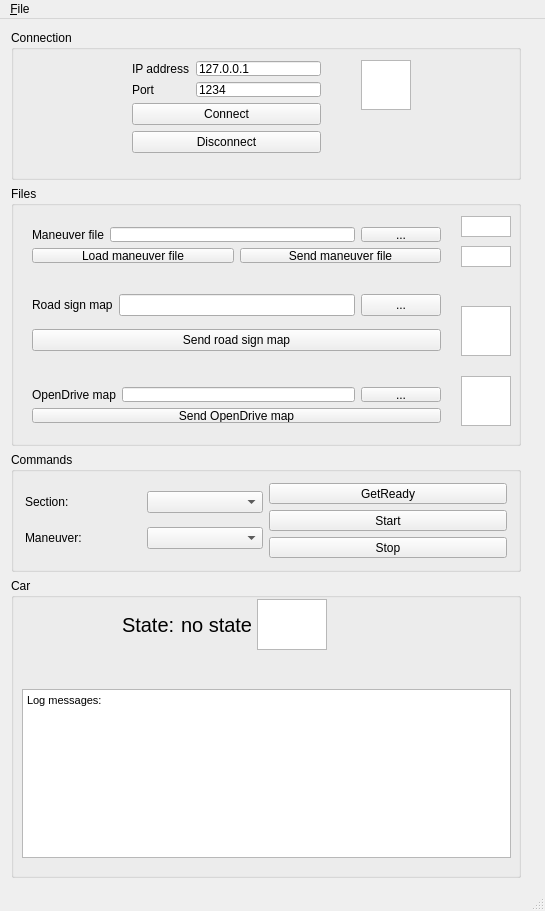
<?xml version="1.0" encoding="UTF-8"?>
<ui version="4.0">
 <class>MainWindow</class>
 <widget class="QMainWindow" name="MainWindow">
  <property name="geometry">
   <rect>
    <x>0</x>
    <y>0</y>
    <width>545</width>
    <height>907</height>
   </rect>
  </property>
  <property name="windowTitle">
   <string>AADC2018 Jury Application 1.1</string>
  </property>
  <widget class="QWidget" name="centralWidget">
   <layout class="QGridLayout" name="gridLayout">
    <item row="1" column="0">
     <widget class="QGroupBox" name="groupBox_4">
      <property name="sizePolicy">
       <sizepolicy hsizetype="Minimum" vsizetype="Minimum">
        <horstretch>100</horstretch>
        <verstretch>100</verstretch>
       </sizepolicy>
      </property>
      <property name="minimumSize">
       <size>
        <width>100</width>
        <height>260</height>
       </size>
      </property>
      <property name="title">
       <string>Files</string>
      </property>
      <widget class="QWidget" name="horizontalLayoutWidget">
       <property name="geometry">
        <rect>
         <x>10</x>
         <y>30</y>
         <width>431</width>
         <height>58</height>
        </rect>
       </property>
       <layout class="QVBoxLayout" name="verticalLayout_4">
        <item>
         <layout class="QHBoxLayout" name="horizontalLayout">
          <item>
           <widget class="QLabel" name="label_9">
            <property name="text">
             <string>Maneuver file</string>
            </property>
           </widget>
          </item>
          <item>
           <widget class="QLineEdit" name="lEdManeuverFile"/>
          </item>
          <item>
           <widget class="QPushButton" name="btSetManeuverFile">
            <property name="text">
             <string>...</string>
            </property>
           </widget>
          </item>
         </layout>
        </item>
        <item>
         <layout class="QHBoxLayout" name="horizontalLayout_3">
          <item>
           <widget class="QPushButton" name="btLoadManeuver">
            <property name="text">
             <string>Load maneuver file</string>
            </property>
           </widget>
          </item>
          <item>
           <widget class="QPushButton" name="btSendManeuver">
            <property name="text">
             <string>Send maneuver file</string>
            </property>
           </widget>
          </item>
         </layout>
        </item>
       </layout>
      </widget>
      <widget class="QGraphicsView" name="viewStateFile">
       <property name="geometry">
        <rect>
         <x>450</x>
         <y>30</y>
         <width>50</width>
         <height>21</height>
        </rect>
       </property>
       <property name="verticalScrollBarPolicy">
        <enum>Qt::ScrollBarAlwaysOff</enum>
       </property>
       <property name="horizontalScrollBarPolicy">
        <enum>Qt::ScrollBarAlwaysOff</enum>
       </property>
      </widget>
      <widget class="QWidget" name="horizontalLayoutWidget_4">
       <property name="geometry">
        <rect>
         <x>10</x>
         <y>90</y>
         <width>431</width>
         <height>93</height>
        </rect>
       </property>
       <layout class="QVBoxLayout" name="verticalLayout_5">
        <item>
         <layout class="QHBoxLayout" name="horizontalLayout_5">
          <item>
           <widget class="QLabel" name="label_8">
            <property name="text">
             <string>Road sign map</string>
            </property>
           </widget>
          </item>
          <item>
           <widget class="QLineEdit" name="lEdRoadSignMap"/>
          </item>
          <item>
           <widget class="QPushButton" name="btSetRoadSignMap">
            <property name="text">
             <string>...</string>
            </property>
           </widget>
          </item>
         </layout>
        </item>
        <item>
         <layout class="QHBoxLayout" name="horizontalLayout_6">
          <item>
           <widget class="QPushButton" name="btSendRoadSignMap">
            <property name="text">
             <string>Send road sign map</string>
            </property>
           </widget>
          </item>
         </layout>
        </item>
       </layout>
      </widget>
      <widget class="QWidget" name="horizontalLayoutWidget_5">
       <property name="geometry">
        <rect>
         <x>10</x>
         <y>190</y>
         <width>431</width>
         <height>58</height>
        </rect>
       </property>
       <layout class="QVBoxLayout" name="verticalLayout_6">
        <item>
         <layout class="QHBoxLayout" name="horizontalLayout_7">
          <item>
           <widget class="QLabel" name="label_5">
            <property name="text">
             <string>OpenDrive map</string>
            </property>
           </widget>
          </item>
          <item>
           <widget class="QLineEdit" name="lEdOpenDriveMap"/>
          </item>
          <item>
           <widget class="QPushButton" name="btSetOpenDriveMap">
            <property name="text">
             <string>...</string>
            </property>
           </widget>
          </item>
         </layout>
        </item>
        <item>
         <layout class="QHBoxLayout" name="horizontalLayout_8">
          <item>
           <widget class="QPushButton" name="btSendOpenDriveMap">
            <property name="text">
             <string>Send OpenDrive map</string>
            </property>
           </widget>
          </item>
         </layout>
        </item>
       </layout>
      </widget>
      <widget class="QGraphicsView" name="viewStateManeuverFileSent">
       <property name="geometry">
        <rect>
         <x>450</x>
         <y>60</y>
         <width>50</width>
         <height>21</height>
        </rect>
       </property>
       <property name="verticalScrollBarPolicy">
        <enum>Qt::ScrollBarAlwaysOff</enum>
       </property>
       <property name="horizontalScrollBarPolicy">
        <enum>Qt::ScrollBarAlwaysOff</enum>
       </property>
      </widget>
      <widget class="QGraphicsView" name="viewStateRoadSignMapSent">
       <property name="geometry">
        <rect>
         <x>450</x>
         <y>120</y>
         <width>50</width>
         <height>50</height>
        </rect>
       </property>
      </widget>
      <widget class="QGraphicsView" name="viewStateOpenDriveMapSent">
       <property name="geometry">
        <rect>
         <x>450</x>
         <y>190</y>
         <width>50</width>
         <height>50</height>
        </rect>
       </property>
      </widget>
     </widget>
    </item>
    <item row="0" column="0">
     <widget class="QGroupBox" name="groupBox">
      <property name="sizePolicy">
       <sizepolicy hsizetype="Minimum" vsizetype="Minimum">
        <horstretch>100</horstretch>
        <verstretch>100</verstretch>
       </sizepolicy>
      </property>
      <property name="minimumSize">
       <size>
        <width>250</width>
        <height>150</height>
       </size>
      </property>
      <property name="title">
       <string>Connection</string>
      </property>
      <widget class="QWidget" name="verticalLayoutWidget_2">
       <property name="geometry">
        <rect>
         <x>110</x>
         <y>20</y>
         <width>211</width>
         <height>114</height>
        </rect>
       </property>
       <layout class="QVBoxLayout" name="verticalLayout_2">
        <item>
         <layout class="QFormLayout" name="formLayout">
          <item row="1" column="0">
           <widget class="QLabel" name="label_2">
            <property name="text">
             <string>IP address</string>
            </property>
           </widget>
          </item>
          <item row="1" column="1">
           <widget class="QLineEdit" name="lEdIpAddress">
            <property name="text">
             <string>127.0.0.1</string>
            </property>
           </widget>
          </item>
          <item row="2" column="0">
           <widget class="QLabel" name="label_3">
            <property name="text">
             <string>Port</string>
            </property>
           </widget>
          </item>
          <item row="2" column="1">
           <widget class="QLineEdit" name="lEdPort">
            <property name="text">
             <string>1234</string>
            </property>
           </widget>
          </item>
         </layout>
        </item>
        <item>
         <widget class="QPushButton" name="btConnect">
          <property name="text">
           <string>Connect</string>
          </property>
         </widget>
        </item>
        <item>
         <widget class="QPushButton" name="btDisconnect">
          <property name="text">
           <string>Disconnect</string>
          </property>
         </widget>
        </item>
       </layout>
      </widget>
      <widget class="QGraphicsView" name="viewStateConnection">
       <property name="geometry">
        <rect>
         <x>350</x>
         <y>30</y>
         <width>50</width>
         <height>50</height>
        </rect>
       </property>
      </widget>
     </widget>
    </item>
    <item row="2" column="2">
     <widget class="QLabel" name="label">
      <property name="text">
       <string/>
      </property>
      <property name="pixmap">
       <pixmap>:/resources/helloworld-transparent.png</pixmap>
      </property>
      <property name="alignment">
       <set>Qt::AlignCenter</set>
      </property>
     </widget>
    </item>
    <item row="5" column="0">
     <widget class="QGroupBox" name="groupBox_3">
      <property name="sizePolicy">
       <sizepolicy hsizetype="Minimum" vsizetype="Minimum">
        <horstretch>100</horstretch>
        <verstretch>100</verstretch>
       </sizepolicy>
      </property>
      <property name="minimumSize">
       <size>
        <width>0</width>
        <height>300</height>
       </size>
      </property>
      <property name="title">
       <string>Car</string>
      </property>
      <widget class="QWidget" name="gridLayoutWidget">
       <property name="geometry">
        <rect>
         <x>100</x>
         <y>10</y>
         <width>227</width>
         <height>73</height>
        </rect>
       </property>
       <layout class="QGridLayout" name="gridLayout_2">
        <item row="0" column="0">
         <widget class="QLabel" name="label_4">
          <property name="font">
           <font>
            <pointsize>15</pointsize>
           </font>
          </property>
          <property name="text">
           <string>State:</string>
          </property>
         </widget>
        </item>
        <item row="0" column="1">
         <widget class="QLabel" name="lblCarState">
          <property name="font">
           <font>
            <pointsize>15</pointsize>
           </font>
          </property>
          <property name="text">
           <string>no state</string>
          </property>
         </widget>
        </item>
        <item row="0" column="2">
         <widget class="QGraphicsView" name="viewStateCar"/>
        </item>
       </layout>
      </widget>
      <widget class="QWidget" name="horizontalLayoutWidget_2">
       <property name="geometry">
        <rect>
         <x>0</x>
         <y>100</y>
         <width>511</width>
         <height>191</height>
        </rect>
       </property>
       <layout class="QHBoxLayout" name="horizontalLayout_4">
        <item>
         <widget class="QTextEdit" name="logField">
          <property name="enabled">
           <bool>true</bool>
          </property>
          <property name="focusPolicy">
           <enum>Qt::ClickFocus</enum>
          </property>
          <property name="html">
           <string>&lt;!DOCTYPE HTML PUBLIC &quot;-//W3C//DTD HTML 4.0//EN&quot; &quot;http://www.w3.org/TR/REC-html40/strict.dtd&quot;&gt;
&lt;html&gt;&lt;head&gt;&lt;meta name=&quot;qrichtext&quot; content=&quot;1&quot; /&gt;&lt;style type=&quot;text/css&quot;&gt;
p, li { white-space: pre-wrap; }
&lt;/style&gt;&lt;/head&gt;&lt;body style=&quot; font-family:'MS Shell Dlg 2'; font-size:8.25pt; font-weight:400; font-style:normal;&quot;&gt;
&lt;p style=&quot; margin-top:0px; margin-bottom:0px; margin-left:0px; margin-right:0px; -qt-block-indent:0; text-indent:0px;&quot;&gt;Log messages:&lt;/p&gt;
&lt;p style=&quot;-qt-paragraph-type:empty; margin-top:0px; margin-bottom:0px; margin-left:0px; margin-right:0px; -qt-block-indent:0; text-indent:0px;&quot;&gt;&lt;br /&gt;&lt;/p&gt;&lt;/body&gt;&lt;/html&gt;</string>
          </property>
          <property name="textInteractionFlags">
           <set>Qt::TextSelectableByKeyboard|Qt::TextSelectableByMouse</set>
          </property>
         </widget>
        </item>
       </layout>
      </widget>
     </widget>
    </item>
    <item row="2" column="0" rowspan="3">
     <widget class="QGroupBox" name="groupBox_2">
      <property name="sizePolicy">
       <sizepolicy hsizetype="Minimum" vsizetype="Minimum">
        <horstretch>100</horstretch>
        <verstretch>100</verstretch>
       </sizepolicy>
      </property>
      <property name="minimumSize">
       <size>
        <width>0</width>
        <height>120</height>
       </size>
      </property>
      <property name="title">
       <string>Commands</string>
      </property>
      <layout class="QHBoxLayout" name="horizontalLayout_2">
       <item>
        <layout class="QGridLayout" name="gridLayout_3">
         <item row="0" column="0">
          <widget class="QLabel" name="label_6">
           <property name="text">
            <string>Section:</string>
           </property>
          </widget>
         </item>
         <item row="0" column="1">
          <widget class="QComboBox" name="cmBoxSections"/>
         </item>
         <item row="1" column="1">
          <widget class="QComboBox" name="cmBoxManeuvers"/>
         </item>
         <item row="1" column="0">
          <widget class="QLabel" name="label_7">
           <property name="text">
            <string>Maneuver:</string>
           </property>
          </widget>
         </item>
        </layout>
       </item>
       <item>
        <layout class="QVBoxLayout" name="verticalLayout">
         <item>
          <widget class="QPushButton" name="btGetReady">
           <property name="text">
            <string>GetReady</string>
           </property>
          </widget>
         </item>
         <item>
          <widget class="QPushButton" name="btStart">
           <property name="text">
            <string>Start</string>
           </property>
          </widget>
         </item>
         <item>
          <widget class="QPushButton" name="btStop">
           <property name="text">
            <string>Stop</string>
           </property>
          </widget>
         </item>
        </layout>
       </item>
      </layout>
     </widget>
    </item>
   </layout>
  </widget>
  <widget class="QMenuBar" name="menuBar">
   <property name="geometry">
    <rect>
     <x>0</x>
     <y>0</y>
     <width>545</width>
     <height>21</height>
    </rect>
   </property>
   <widget class="QMenu" name="menuFile">
    <property name="title">
     <string>&amp;File</string>
    </property>
    <addaction name="actionClear_all"/>
    <addaction name="actionExit"/>
   </widget>
   <addaction name="menuFile"/>
  </widget>
  <widget class="QStatusBar" name="statusBar"/>
  <action name="actionExit">
   <property name="text">
    <string>E&amp;xit</string>
   </property>
  </action>
  <action name="actionClear_all">
   <property name="text">
    <string>Clear all</string>
   </property>
  </action>
 </widget>
 <layoutdefault spacing="6" margin="11"/>
 <resources>
  <include location="resources.qrc"/>
 </resources>
 <connections/>
</ui>
